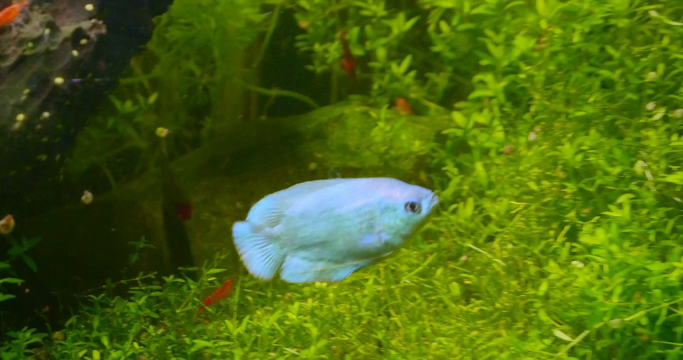
#> input picture frame 7 of Code/videos/poisson6_rogner.mp4, 1366 x 720 px, given in place of poissons6.mp4, which was not available (shown at 1/2 size)
$ python without_dl_better.py   (older library calls are emulated)
#> lines starting #> are read from the running program, lines starting #| are printed output that depends on the picture; after the words box and inside, x2 and y2 are one past the last pixel; in counts of white or black regions, pixels touching at a corner belong together; pictures that were not available may be replaced by others from this repository, and a replacement may not be noted
import cv2
import numpy as np
from matplotlib import pyplot as plt

def mean_images(video, nb_images):
    cap = cv2.VideoCapture(video)
    images = []
    for i in range(nb_images):
        ret, frame = cap.read()
        if ret is False:
            break
        #image = cv2.cvtColor(frame, cv2.COLOR_BGR2GRAY)
        image = cv2.GaussianBlur(frame, (5, 5), 0)
        #image = cv2.equalizeHist(image)
        images.append(image)
    images = np.array(images)
    cap.release()
    return np.mean(images, axis = 0)


# [48 lines left out: functions compute_mask, detecter_vegetation_sous_marine, not called in this run]


video = "videos/poissons6.mp4"
video_path_out = "without_dl_result_video/result_video_ameliorer_poissons6.mp4"
threshold = 100

cap = cv2.VideoCapture(video)

ret, frame = cap.read()
#> frame is the input picture: shape (720, 1366, 3); mean B, G, R 17, 101.4, 75.4

H, W, _ = frame.shape
#> H = 720; W = 1366
out = cv2.VideoWriter(video_path_out, cv2.VideoWriter_fourcc(*'MP4V'), int(cap.get(cv2.CAP_PROP_FPS)), (W, H))

background = mean_images(video, 500)
#> the loop in mean_images, `for i in range(nb_images):` made 31 passes
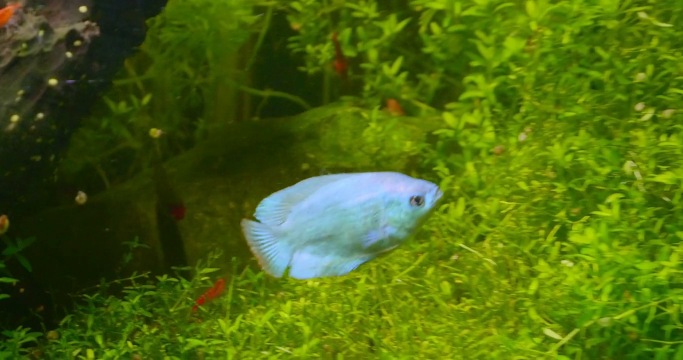
#> input picture frame 8 of Code/videos/poisson6_rogner.mp4, 1366 x 720 px, given in place of poissons6.mp4, which was not available (shown at 1/2 size)
#> pass 3, in mean_images, `ret, frame = cap.read()`:
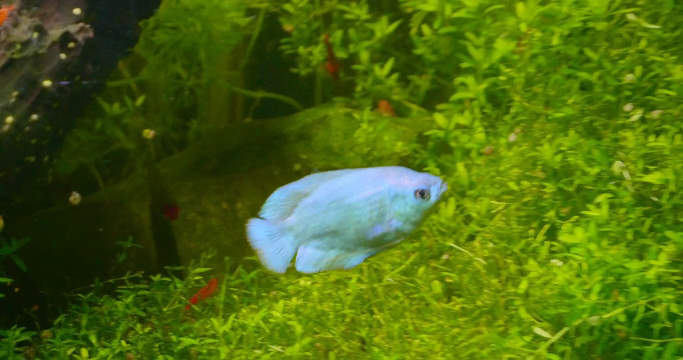
#> frame: shape (720, 1366, 3) (shown at 1/2 size); mean B, G, R 16.6, 103.4, 76.7
#> after the loop in mean_images, `for i in range(nb_images):`:
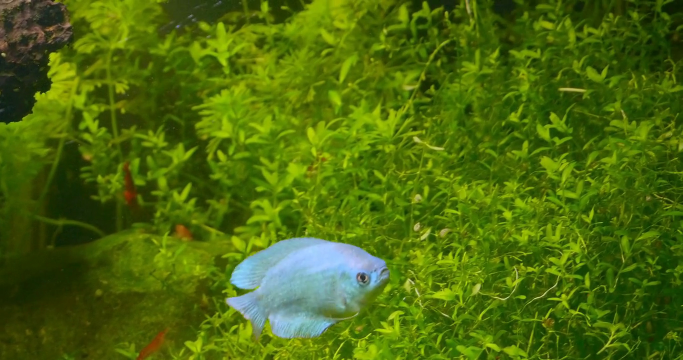
#> frame: shape (720, 1366, 3) (shown at 1/2 size); mean B, G, R 13.8, 105.4, 76.5
#> after the loop in mean_images, `for i in range(nb_images):`: images = 30 items
cv2.imwrite('background.png', background)

background_vegetation = detecter_vegetation_sous_marine('background.png', 11, 10)
cv2.imwrite('background_vege.png', background_vegetation)
new_background = background - background_vegetation
cv2.imwrite('new_background.png', new_background)
grey_background = cv2.imread('new_background.png')
grey_background = cv2.cvtColor(grey_background, cv2.COLOR_BGR2GRAY)
cv2.imwrite("grey_background.png", grey_background)

cap = cv2.VideoCapture(video)

while True:
    print("ici")
    ret, frame = cap.read()
    cv2.imwrite('powbel/frame.png', frame)
    frame_vegetation = detecter_vegetation_sous_marine('powbel/frame.png', 11, 10)
    cv2.imwrite('powbel/frame_vege.png', frame_vegetation)
    new_frame = frame - frame_vegetation
    cv2.imwrite('powbel/new_frame.png', new_frame)
    grey_frame = cv2.imread('powbel/new_frame.png')
    grey_frame = cv2.cvtColor(grey_frame, cv2.COLOR_BGR2GRAY)
    cv2.imwrite("grey_frame.png", grey_frame)

    mask = compute_mask(grey_frame, grey_background, threshold)
    cv2.imwrite('powbel/mask.png', mask)
    contours=cv2.findContours(mask, cv2.RETR_EXTERNAL, cv2.CHAIN_APPROX_SIMPLE)[-2]
    for c in contours:
        # area = cv2.contourArea(c)
        # cv2.drawContours(frame, contours, -1, (0, 255, 0), 2)  # -1 pour dessiner tous les contours
        ((x, y), rayon)=cv2.minEnclosingCircle(c)
        if rayon>20:
            cv2.circle(frame, (int(x), int(y)), 5, (0, 0, 255), 10)
    out.write(frame)
    key=cv2.waitKey(1)&0xFF
    if key==ord('q'):
        break
    if key==ord('p'):
        threshold+=1
    if key==ord('m'):
        threshold-=1
cap.release()
out.release()
cv2.destroyAllWindows()

$ run again, starting later in the video
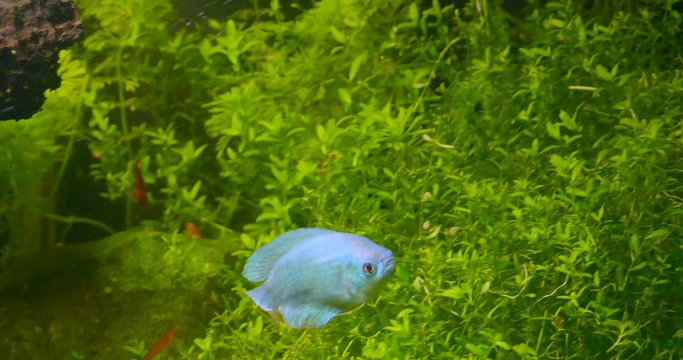
#> input picture frame 33 of Code/videos/poisson6_rogner.mp4, 1366 x 720 px, given in place of poissons6.mp4, which was not available (shown at 1/2 size)
#> frame is the input picture: shape (720, 1366, 3); mean B, G, R 12.4, 105.3, 76.3
#> the loop in mean_images, `for i in range(nb_images):` made 31 passes
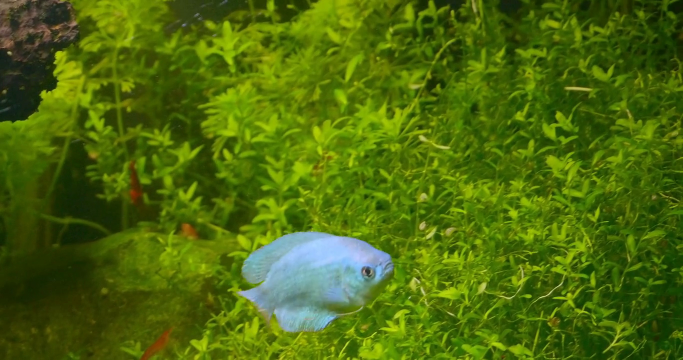
#> input picture frame 34 of Code/videos/poisson6_rogner.mp4, 1366 x 720 px, given in place of poissons6.mp4, which was not available (shown at 1/2 size)
#> after the loop in mean_images, `for i in range(nb_images):`:
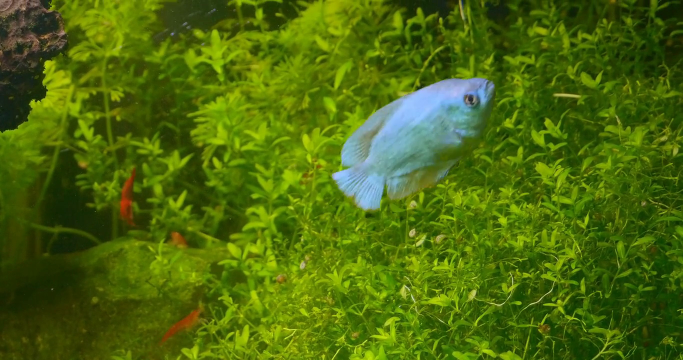
#> frame: shape (720, 1366, 3) (shown at 1/2 size); mean B, G, R 13.3, 104.9, 76.2
#> after the loop in mean_images, `for i in range(nb_images):`: images = 30 items

$ run again, starting later in the video
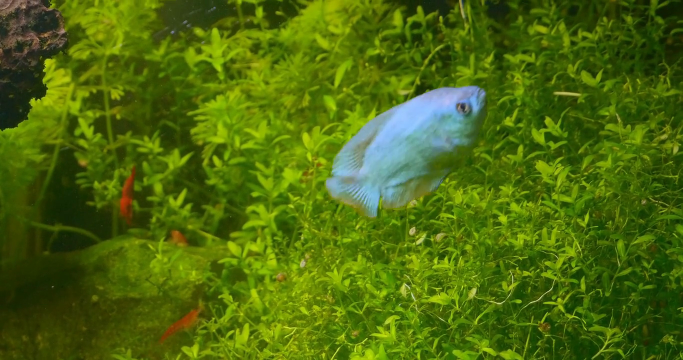
#> input picture frame 60 of Code/videos/poisson6_rogner.mp4, 1366 x 720 px, given in place of poissons6.mp4, which was not available (shown at 1/2 size)
#> frame is the input picture: shape (720, 1366, 3); mean B, G, R 13.5, 105.1, 76.6
#> after the loop in mean_images, `for i in range(nb_images):`: images = 15 items
#> hsv: shape (720, 1366, 3); mean H, S, V 40.6, 230, 104.9
#> in detecter_vegetation_sous_marine, `masque_couleur = cv2.inRange(hsv, (30, 40, 40), (90, 255, 255))`:
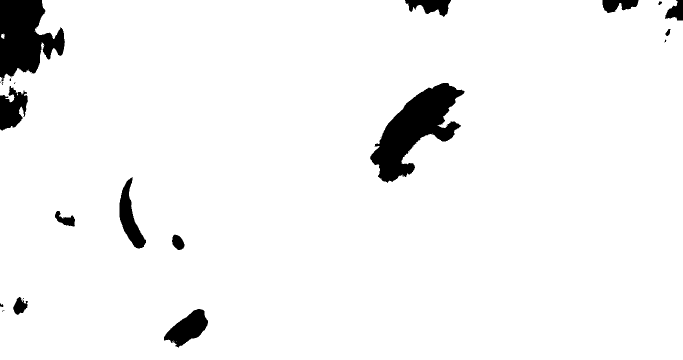
#> masque_couleur: shape (720, 1366) (shown at 1/2 size); 95.3% white; 20 black regions (6 under 20 px), largest, box (x1, y1, x2, y2) and area: (740, 166, 929, 366) 16451, (0, 0, 130, 166) 13552, (328, 618, 416, 695) 3553
#> masque_texture: shape (720, 1366); every value is 255
#> hsv: shape (720, 1366, 3); mean H, S, V 41.4, 233, 106.3
#> masque_couleur: shape (720, 1366); 93.4% white; 310 black regions (254 under 20 px), largest, box (x1, y1, x2, y2) and area: (652, 172, 970, 426) 28489, (0, 0, 134, 173) 13306, (0, 163, 85, 257) 3824
#> masque_texture: shape (720, 1366); 98% white; black in thin lines or dots
#> masque_combine: shape (720, 1366); 91.6% white; 2021 black regions (1794 under 20 px), largest, box (x1, y1, x2, y2) and area: (652, 172, 970, 426) 28512, (0, 0, 134, 173) 13575, (0, 163, 85, 263) 3953
#> `mask = compute_mask(grey_frame, grey_background, threshold)`:
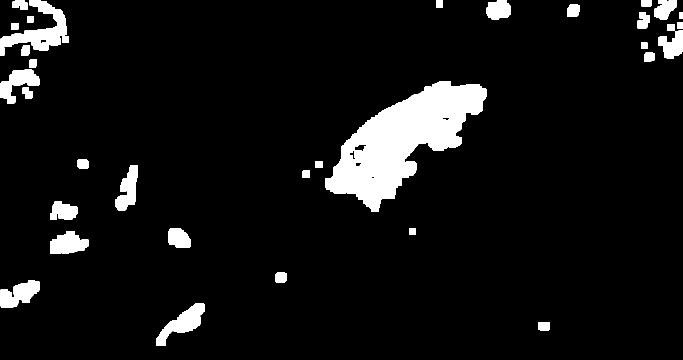
#> mask: shape (720, 1366) (shown at 1/2 size); 7.3% white; 32 white regions
#> contours = 32 contours; largest, box (x1, y1, x2, y2) and area: (650, 162, 974, 424) 38204, (0, 0, 138, 111) 5452, (312, 606, 410, 692) 3170, (0, 561, 79, 616) 2566, (0, 139, 79, 208) 2448
#> the loop `for c in contours:` made 32 passes
#> (x, y, rayon) on passes 1, 2, 3, 4, 5, 7, 8, 9: (1087.5, 651.5, 13.73), (360.5, 649.5, 63.83), (39, 587, 45.79), (561.5, 554.5, 14.3), (138.5, 493, 40.03), (359.5, 475.5, 27.72), (127, 426.5, 29.75), (611.5, 347.5, 10.61)
